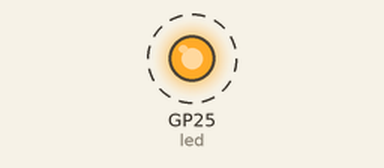
Simulated run of this program. Board: Raspberry Pi Pico running MicroPython. Parts: output pins drawn as LEDs (lit = HIGH). Dashed ring = blinking. At 1.0 s the program stops and its outputs stay as they are.

Above: at 0.05 s.
Timing chart, 0 to 2.5 s (numbered marks = the images above):
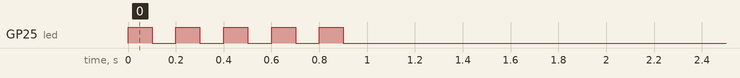

Measured:
- by itself, GP25 (led): alternates HIGH for 0.10 s and LOW for 0.10 s, 10 changes in all, then stays LOW

The program:

led_flashing_variations.py
```python
import machine
import time
led = machine.Pin("LED", machine.Pin.OUT)

# led.off()
# led.on()
# time.sleep(3)
# led.off()

#led.toggle()

# Define blinking function for onboard LED to indicate error codes
def blink_onboard_led_constant(num_blinks):
    led = machine.Pin('LED', machine.Pin.OUT)
    for i in range(num_blinks):
        led.on()
        time.sleep(.2)
        led.off()
        time.sleep(.2)

def blink_onboard_led_rapid_pulse(num_blinks):
    led = machine.Pin('LED', machine.Pin.OUT)
    for i in range(num_blinks):
        led.on()
        time.sleep(.1)
        led.off()
        time.sleep(.1)

#blink_onboard_led_constant(4)
blink_onboard_led_rapid_pulse(5)
```
